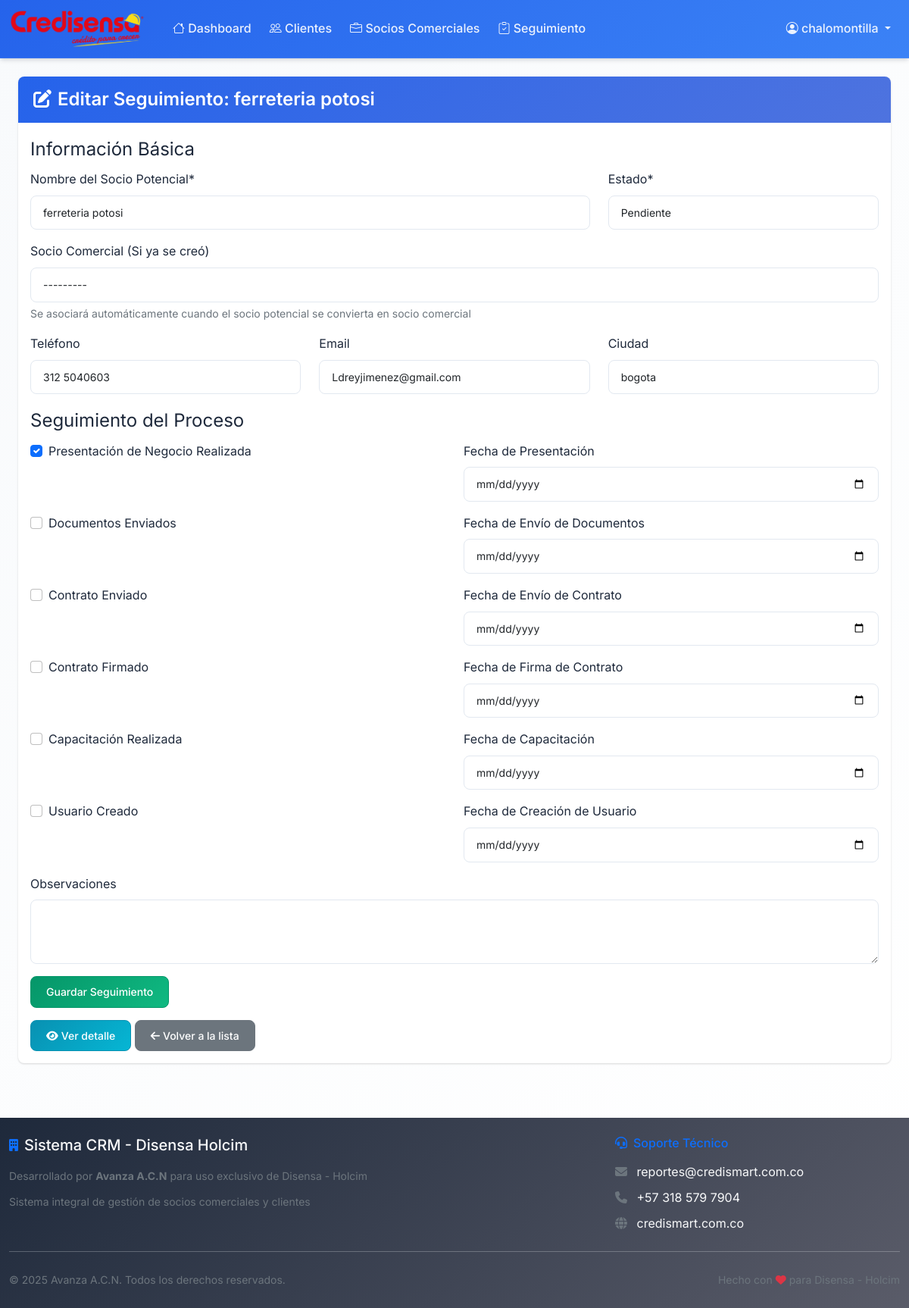
Page /seguimiento/3/editar/ (signed in) on the committed database.
### seguimiento/models.py (models this page shows, shortened)
class SeguimientoSocio(models.Model):
    ESTADO_CHOICES = [
        ('pendiente', 'Pendiente'),
        ('en_proceso', 'En Proceso'),
        ('completado', 'Completado'),
        ('cancelado', 'Cancelado'),
    ]
    socio_potencial = models.CharField(
        max_length=200,
        verbose_name="Nombre del Socio Potencial"
    )
    socio_comercial = models.ForeignKey(
        SocioComercial,
        on_delete=models.SET_NULL,
        null=True,
        blank=True,
        verbose_name="Socio Comercial (Si ya se creó)",
        help_text="Se asociará automáticamente cuando el socio potencial se convierta en socio comercial"
    )
    presentacion_negocio = models.BooleanField(
        default=False,
        verbose_name="Presentación de Negocio Realizada"
    )
    fecha_presentacion = models.DateField(
        null=True,
        blank=True,
        verbose_name="Fecha de Presentación"
    )
    documentos_enviados = models.BooleanField(
        default=False,
        verbose_name="Documentos Enviados"
    )
    fecha_envio_documentos = models.DateField(
        null=True,
        blank=True,
        verbose_name="Fecha de Envío de Documentos"
    )
    contrato_enviado = models.BooleanField(
        default=False,
        verbose_name="Contrato Enviado"
    )
    fecha_envio_contrato = models.DateField(
        null=True,
        blank=True,
        verbose_name="Fecha de Envío de Contrato"
    )
    contrato_firmado = models.BooleanField(
        default=False,
        verbose_name="Contrato Firmado"
    )
    fecha_firma_contrato = models.DateField(
        null=True,
        blank=True,
        verbose_name="Fecha de Firma de Contrato"
    )
    capacitacion_realizada = models.BooleanField(
        default=False,
        verbose_name="Capacitación Realizada"
    )
    fecha_capacitacion = models.DateField(
        null=True,
        blank=True,
        verbose_name="Fecha de Capacitación"
    )
    usuario_creado = models.BooleanField(
        default=False,
        verbose_name="Usuario Creado"
    )
    fecha_creacion_usuario = models.DateField(
        null=True,
        blank=True,
        verbose_name="Fecha de Creación de Usuario"
    )
    proceso_completo = models.BooleanField(
        default=False,
        verbose_name="Proceso Completo"
    )
    telefono = models.CharField(max_length=20, verbose_name="Teléfono", blank=True)
    email = models.EmailField(verbose_name="Email", blank=True)
    ciudad = models.CharField(max_length=100, verbose_name="Ciudad", blank=True)
    observaciones = models.TextField(verbose_name="Observaciones", blank=True)
    estado = models.CharField(
        max_length=20,
        choices=ESTADO_CHOICES,
        default='pendiente',
        verbose_name="Estado"
    )
    fecha_creacion = models.DateTimeField(auto_now_add=True)
    fecha_actualizacion = models.DateTimeField(auto_now=True)
    class Meta:
        verbose_name = "Seguimiento de Socio"
        verbose_name_plural = "Seguimiento de Socios"
        ordering = ['-fecha_actualizacion']

### seguimiento/views.py (the view, shortened to what this page needs)
# urls.py: path('<int:pk>/editar/', views.SeguimientoSocioUpdateView.as_view(), name='editar'),
class SeguimientoSocioUpdateView(LoginRequiredMixin, UpdateView):
    model = SeguimientoSocio
    form_class = SeguimientoSocioForm
    template_name = 'seguimiento/editar.html'

### socios/models.py (called while the page is built)
    def __str__(self):
        return self.nombre

### templates/seguimiento/editar.html (shortened to what this page needs)
{% extends "base.html" %}
{% load crispy_forms_tags %}
{% block content %}
<div class="container-fluid">
    <div class="row">
        <div class="col-md-12">
            <div class="card">
                <div class="card-header">
                    <h4 class="card-title">
                        <i class="fas fa-edit me-2"></i>Editar Seguimiento: {{ object.socio_potencial }}
                    </h4>
                </div>
                <div class="card-body">
                    <form method="post" novalidate>
                        {% crispy form %}
                    </form>
                    <div class="mt-3">
                        <a href="{% url 'seguimiento:detalle' object.pk %}" class="btn btn-info">
                            <i class="fas fa-eye me-1"></i>Ver detalle
                        </a>
                        <a href="{% url 'seguimiento:lista' %}" class="btn btn-secondary">
                            <i class="fas fa-arrow-left me-1"></i>Volver a la lista
                        </a>
                    </div>
                </div>
            </div>
        </div>
    </div>
</div>
{% endblock %}

### templates/base.html (shortened to what this page needs)
<!DOCTYPE html>
<html lang="es">
<head>
    <link href="https://cdn.jsdelivr.net/npm/bootstrap@5.1.3/dist/css/bootstrap.min.css" rel="stylesheet">
    <link href="https://cdn.jsdelivr.net/npm/bootstrap-icons@1.8.1/font/bootstrap-icons.css" rel="stylesheet">
    <link href="https://cdnjs.cloudflare.com/ajax/libs/font-awesome/6.4.0/css/all.min.css" rel="stylesheet">
    {% load static %}
    {% load crispy_forms_tags %}
    <link rel="stylesheet" href="{% static 'css/main.css' %}">
</head>
<body>
    <nav class="navbar navbar-expand-lg navbar-dark" style="background: linear-gradient(135deg, #2563eb, #3b82f6);">
        <div class="container-fluid">
            <a class="navbar-brand d-flex align-items-center" href="{% url 'dashboard:home' %}">
                <img src="{% static 'img/credisensa-logo.png' %}" alt="Credisensa" class="me-2" style="height: 50px; max-width: 180px;" onerror="this.style.display='none'; document.getElementById('navbar-text-logo').style.display='inline';">
            </a>
            <div class="collapse navbar-collapse" id="navbarNav">
                <ul class="navbar-nav me-auto">
                    <li class="nav-item">
                        <a class="nav-link" href="{% url 'dashboard:home' %}">
                            <i class="bi bi-house"></i> Dashboard
                        </a>
                    </li>
                    <li class="nav-item">
                        <a class="nav-link" href="{% url 'clientes:lista' %}">
                            <i class="bi bi-people"></i> Clientes
                        </a>
                    </li>
                    <li class="nav-item">
                        <a class="nav-link" href="{% url 'socios:lista' %}">
                            <i class="bi bi-briefcase"></i> Socios Comerciales
                        </a>
                    </li>
                    <li class="nav-item">
                        <a class="nav-link" href="{% url 'seguimiento:lista' %}">
                            <i class="bi bi-clipboard-check"></i> Seguimiento
                        </a>
                    </li>
                </ul>
                <ul class="navbar-nav">
                    {% if user.is_authenticated %}
                        <li class="nav-item dropdown">
                            <a class="nav-link dropdown-toggle" href="#" id="userDropdown" role="button" data-bs-toggle="dropdown">
                                <i class="bi bi-person-circle"></i> {{ user.get_full_name|default:user.username }}
                            </a>
                        </li>
                    {% else %}
                        <li class="nav-item">
                            <a class="nav-link" href="{% url 'accounts:login' %}">
                                <i class="bi bi-box-arrow-in-right"></i> Iniciar Sesión
                            </a>
                        </li>
                    {% endif %}
                </ul>
            </div>
        </div>
    </nav>
    <div class="container-fluid mt-4" style="min-height: calc(100vh - 200px);">
        {% block content %}
        {% endblock %}
    </div>
    <footer class="bg-dark text-light py-4 mt-5">
        <div class="container-fluid">
            <div class="row">
                <div class="col-md-8">
                    <div class="d-flex align-items-center mb-3">
                        <i class="fas fa-building me-2 text-primary"></i>
                        <h5 class="mb-0">Sistema CRM - Disensa Holcim</h5>
                    </div>
                    <p class="text-muted mb-2">
                        <small>Desarrollado por <strong>Avanza A.C.N</strong> para uso exclusivo de Disensa - Holcim</small>
                    </p>
                    <p class="text-muted mb-0">
                        <small>Sistema integral de gestión de socios comerciales y clientes</small>
                    </p>
                </div>
                <div class="col-md-4">
                    <h6 class="text-primary mb-3">
                        <i class="fas fa-headset me-2"></i>Soporte Técnico
                    </h6>
                    <p class="mb-2">
                        <i class="fas fa-envelope me-2 text-muted"></i>
                        <a href="mailto:reportes@credismart.com.co" class="text-light text-decoration-none">
                            reportes@credismart.com.co
                        </a>
                    </p>
                    <p class="mb-2">
                        <i class="fas fa-phone me-2 text-muted"></i>
                        <a href="tel:+573185797904" class="text-light text-decoration-none">
                            +57 318 579 7904
                        </a>
                    </p>
                    <p class="mb-0">
                        <i class="fas fa-globe me-2 text-muted"></i>
                        <a href="https://credismart.com.co" target="_blank" class="text-light text-decoration-none">
                            credismart.com.co
                        </a>
                    </p>
                </div>
            </div>
            <hr class="border-secondary my-4">
            <div class="row align-items-center">
                <div class="col-md-6">
                    <small class="text-muted">
                        © {% now "Y" %} Avanza A.C.N. Todos los derechos reservados.
                    </small>
                </div>
                <div class="col-md-6 text-end">
                    <small class="text-muted">
                        Hecho con <i class="fas fa-heart text-danger"></i> para Disensa - Holcim
                    </small>
                </div>
            </div>
        </div>
    </footer>
</body>
</html>

### static/css/main.css (style rules this page uses)
:root { --primary-color: #2563eb; --primary-dark: #1d4ed8; --primary-light: #dbeafe; --secondary-color: #64748b; --success-color: #059669; --danger-color: #dc2626; --warning-color: #d97706; --info-color: #0891b2; --light-color: #ffffff; --light-gray: #f8fafc; --dark-color: #1e293b; --text-muted: #64748b; --border-color: #e2e8f0; --primary-gradient: linear-gradient(135deg, #2563eb, #3b82f6); --success-gradient: linear-gradient(135deg, #059669, #10b981); --warning-gradient: linear-gradient(135deg, #d97706, #f59e0b); --danger-gradient: linear-gradient(135deg, #dc2626, #ef4444); --info-gradient: linear-gradient(135deg, #0891b2, #06b6d4); --dark-gradient: linear-gradient(135deg, #1e293b, #334155); --border-radius: 8px; --border-radius-lg: 12px; --border-radius-xl: 16px; --box-shadow: 0 1px 3px 0 rgba(0, 0, 0, 0.1), 0 1px 2px 0 rgba(0, 0, 0, 0.06); --box-shadow-md: 0 4px 6px -1px rgba(0, 0, 0, 0.1), 0 2px 4px -1px rgba(0, 0, 0, 0.06); --box-shadow-lg: 0 10px 15px -3px rgba(0, 0, 0, 0.1), 0 4px 6px -2px rgba(0, 0, 0, 0.05); --transition: all 0.2s cubic-bezier(0.4, 0, 0.2, 1); --font-family: 'Inter', -apple-system, BlinkMacSystemFont, 'Segoe UI', Roboto, sans-serif; --font-weight-normal: 400; --font-weight-medium: 500; --font-weight-semibold: 600; --font-weight-bold: 700; }
body { font-family: var(--font-family); background: linear-gradient(135deg, var(--light-gray) 0%, var(--light-color) 100%); color: var(--dark-color); line-height: 1.6; font-weight: var(--font-weight-normal); }
.navbar { box-shadow: 0 2px 4px rgba(0,0,0,.08); }
.navbar-brand { font-weight: 600; font-size: 1.5rem; }
.nav-link { font-weight: 500; transition: all 0.3s ease; margin: 0 5px; border-radius: var(--border-radius); }
.card { border: none; border-radius: var(--border-radius); box-shadow: var(--box-shadow); margin-bottom: 1.5rem; transition: all 0.3s ease; }
.card-header { background: linear-gradient(135deg, var(--primary-color), #4e73df); color: white; border-radius: var(--border-radius) var(--border-radius) 0 0 !important; border: none; padding: 1rem 1.25rem; }
.card-header h4, .card-header h5, .card-header h6 { margin: 0; font-weight: 600; }
.btn { border-radius: var(--border-radius); font-weight: 500; padding: 0.5rem 1rem; transition: all 0.3s ease; border: none; }
.btn-primary { background: linear-gradient(135deg, var(--primary-color), #4e73df); }
.btn-success { background: linear-gradient(135deg, var(--success-color), #1cc88a); }
.btn-info { background: linear-gradient(135deg, var(--info-color), #36b9cc); }
.form-control, .form-select { border: 1px solid #d1d3e2; border-radius: var(--border-radius); padding: 0.75rem 1rem; transition: all 0.3s ease; }
footer { background: linear-gradient(135deg, var(--dark-color), #5a5c69); color: white; padding: 2rem 0; margin-top: 3rem; }
.navbar { background: var(--primary-gradient) !important; box-shadow: var(--box-shadow-md); border-bottom: 1px solid rgba(255, 255, 255, 0.1); }
.navbar-brand { font-weight: var(--font-weight-bold); font-size: 1.25rem; color: white !important; }
.navbar-nav .nav-link { color: rgba(255, 255, 255, 0.9) !important; font-weight: var(--font-weight-medium); padding: 0.5rem 1rem; margin: 0 0.25rem; border-radius: var(--border-radius); transition: var(--transition); }
.btn { font-weight: var(--font-weight-medium); border-radius: var(--border-radius); padding: 0.625rem 1.25rem; font-size: 0.875rem; line-height: 1.4; transition: var(--transition); border: 1px solid transparent; position: relative; overflow: hidden; }
.btn-primary { background: var(--primary-gradient); border-color: var(--primary-color); color: white; }
.btn-success { background: var(--success-gradient); border-color: var(--success-color); color: white; }
.btn-info { background: var(--info-gradient); border-color: var(--info-color); color: white; }
.btn-secondary { background: #6c757d; border-color: #6c757d; color: white; }
.form-control, .form-select { border: 1px solid var(--border-color); border-radius: var(--border-radius); padding: 0.75rem 1rem; font-size: 0.875rem; line-height: 1.4; transition: var(--transition); background: var(--light-color); }

### templates/base.html (style rules this page uses)
.navbar-brand { font-weight: bold; }

### rows in the picture
SeguimientoSocio: socio_potencial "ferreteria potosi", estado "Pendiente", socio_comercial "---------", telefono "312 5040603", email "Ldreyjimenez@gmail.com", ciudad "bogota", presentacion_negocio "☑"

### other values in the picture
{{ user.get_full_name|default:user.username }} "chalomontilla"
